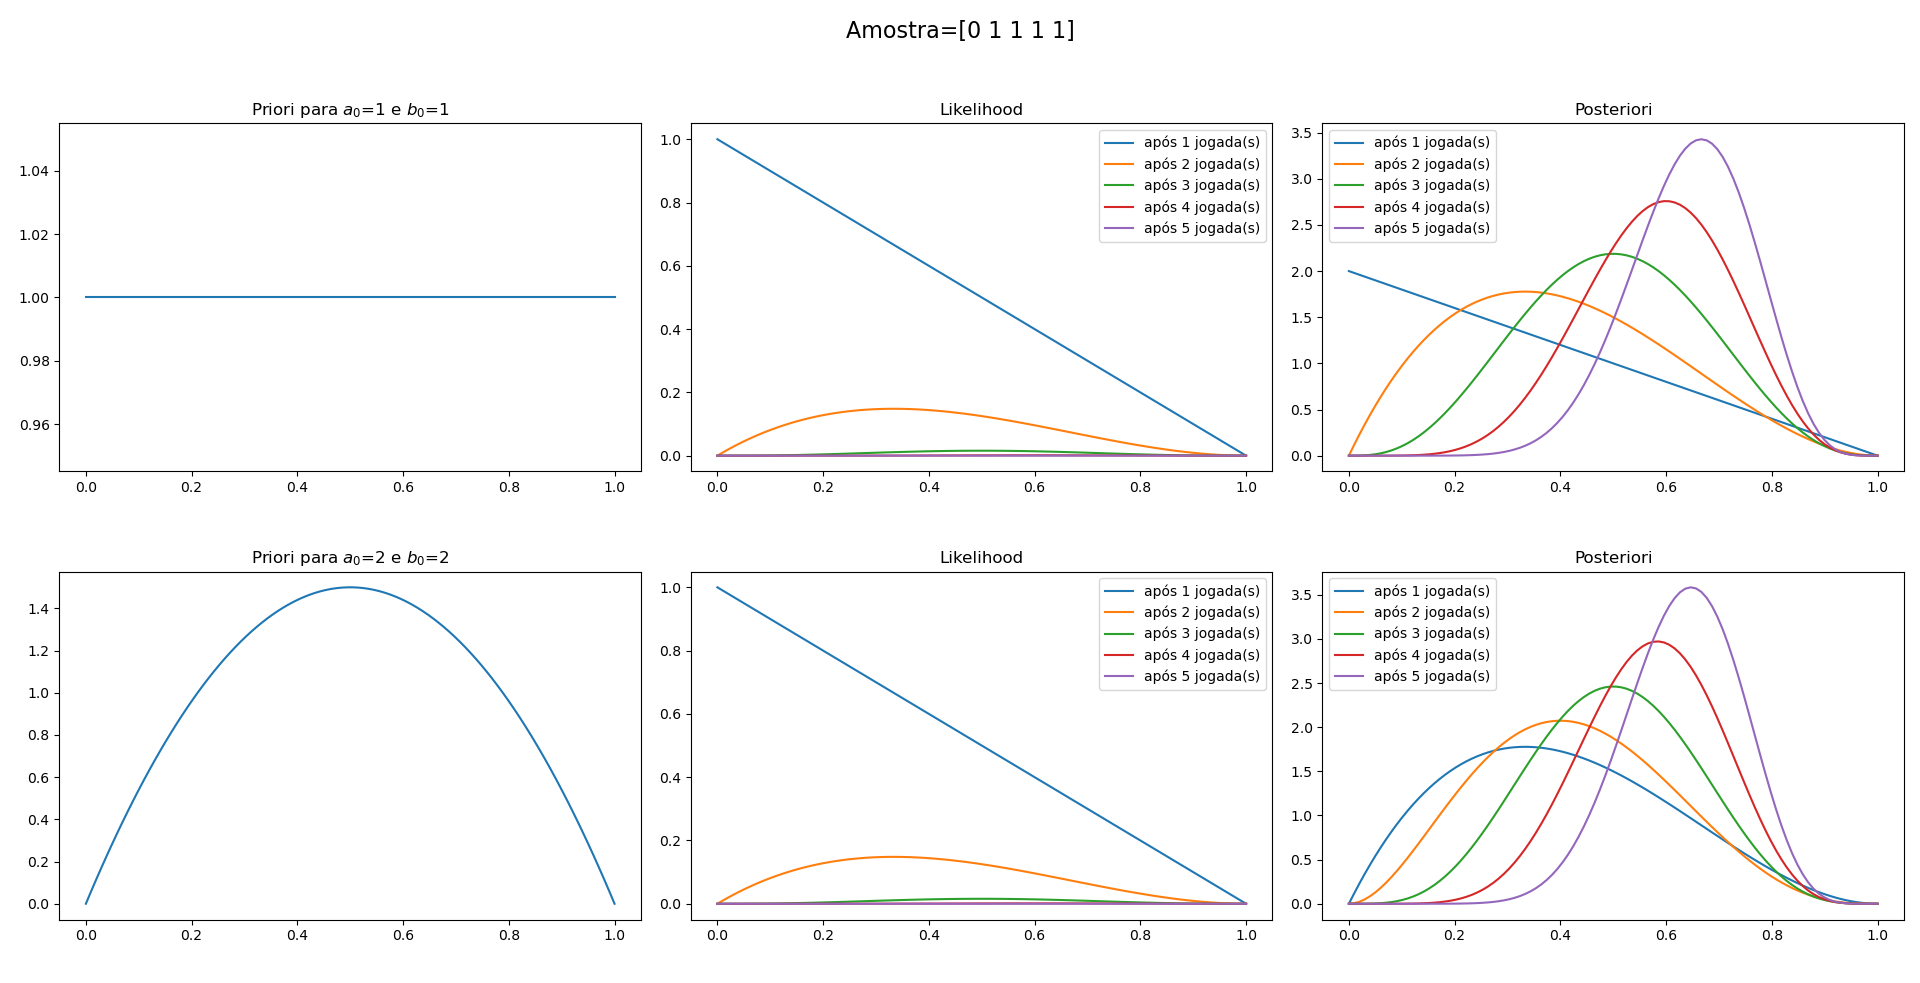

Python code for this plot:
import numpy as np
import matplotlib.pyplot as plt
from scipy.stats import beta, bernoulli

def inferencia_bayesiana(amostra, ab_list):

    x = np.linspace(0, 1, 100)
    n_linhas = len(ab_list)
    fig, ax = plt.subplots(n_linhas, 3, figsize=(18, 6))

    for j in range(n_linhas):
        a, b = ab_list[j]
        # inicialização
        priori = beta.pdf(x, a, b)
        ax[j,0].plot(x,priori)
        ax[j,0].set_title(f"Priori para $a_0$={a} e $b_0$={b}")
        
        # Atualizações
        for i in range(len(amostra)):
            sub_amostra = amostra[:i+1]
            n_cara = sum(sub_amostra)
            n_coroa = (i+1) - n_cara
            a = a + n_cara
            b = b + n_coroa
            if i==0:
                likelihood = (x**n_cara) * ((1 - x)**n_coroa)
            else:
                likelihood *= (x**n_cara) * ((1 - x)**n_coroa)
            posteriori = beta.pdf(x, a, b)

            # plot
            ax[j,1].plot(x,likelihood, label=f"após {i+1} jogada(s)")
            ax[j,1].set_title(f"Likelihood")
            ax[j,1].legend()
            ax[j,2].plot(x,posteriori, label=f"após {i+1} jogada(s)")
            ax[j,2].set_title(f"Posteriori")
            ax[j,2].legend()


    fig.suptitle(f'Amostra={amostra}', fontsize=16)
    plt.tight_layout()
    plt.show()


if __name__ == "__main__":
    # amostra
    mu = 0.7
    n = 5
    amostra = bernoulli.rvs(mu, size=n)
    ab_list = [(1,1),(2,2)]

    inferencia_bayesiana(amostra, ab_list)


    

    
